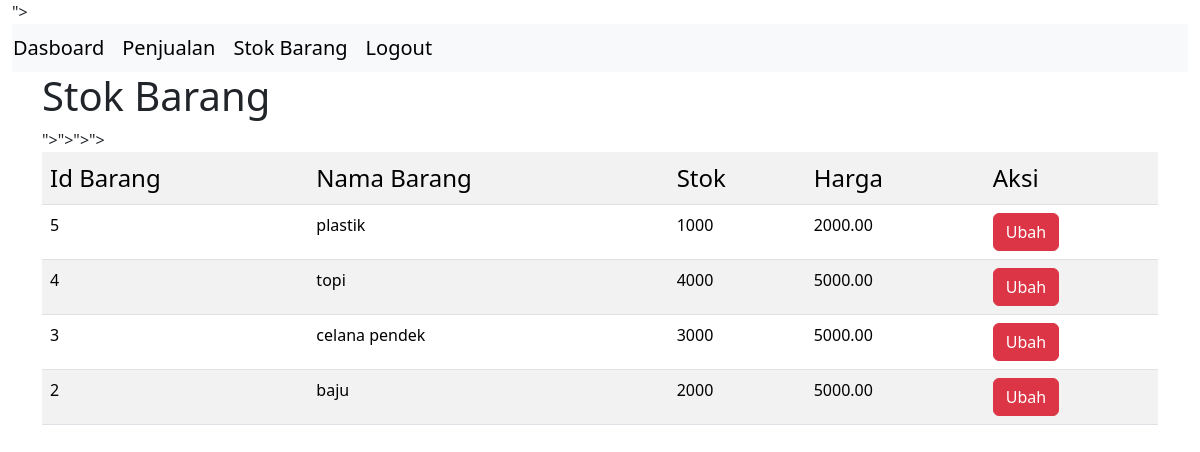
Page /petugas/v_stok_barang.php (signed in) on the committed database.
### tables this page shows
CREATE TABLE `tb_barang` (
  `id_barang` int(11) NOT NULL,
  `nama_barang` varchar(255) NOT NULL,
  `stok_barang` int(11) NOT NULL,
  `harga_barang` decimal(10,2) NOT NULL
);

### petugas/v_stok_barang.php (the view, shortened to what this page needs)
<!DOCTYPE html>
<html lang="en">
<head>
  <link rel="stylesheet" href="https://cdn.jsdelivr.net/npm/bootstrap@5.3.3/dist/css/bootstrap.min.css">
</head>
<body>
  <?php include "navbar.php" ?>
  <div class="container">
  <h1>Stok Barang</h1>
  <table class="table table-striped">
    <tr>
      <td class="fs-4">Id Barang</td>
      <td class="fs-4">Nama Barang</td>
      <td class="fs-4">Stok</td>
      <td class="fs-4">Harga</td>
      <td class="fs-4" colspan="2">Aksi</td>
    </tr>
    <?php
    include "../config.php";
    $sql = mysqli_query($koneksi, 'SELECT * FROM tb_barang ORDER BY id_barang DESC');
    foreach ($sql as $barang) {
    ?>
      <tr>
        <td><?= $barang['id_barang'] ?></td>
        <td><?= $barang['nama_barang'] ?></td>
        <td><?= $barang['stok_barang'] ?></td>
        <td><?= $barang['harga_barang'] ?></td>
        <td><a href="v_ubah_barang.php?id_barang=<?= $barang['id_barang'] ?>" class="btn btn-danger" >Ubah</a></td>
      </tr>
    <?php } ?>
  </table>
  </div>
</body>
</html>

### petugas/navbar.php (shortened to what this page needs)
<!DOCTYPE html>
<html lang="en">
<head>
  <link rel="stylesheet" href="https://cdn.jsdelivr.net/npm/bootstrap@5.3.3/dist/css/bootstrap.min.css">
</head>
<body>
<div class="container-fluid">
  <table class="navbar navbar-expand-lg bg-body-tertiary">
    <tr>
      <td><a href="index.php" class="navbar-brand">Dasboard </a></td>
      <td><a href="v_penjualan.php" class="navbar-brand">Penjualan </a></td>
      <td><a href="v_stok_barang.php" class="navbar-brand">Stok Barang </a></td>
      <td><a href="logout.php" class="navbar-brand">Logout </a></td>
    </tr>
  </table>
</div>
</body>
</html>

### rows in the picture
tb_barang: id_barang "5", nama_barang "plastik", stok_barang "1000", harga_barang "2000.00"
tb_barang: id_barang "4", nama_barang "topi", stok_barang "4000", harga_barang "5000.00"
tb_barang: id_barang "3", nama_barang "celana pendek", stok_barang "3000", harga_barang "5000.00"
tb_barang: id_barang "2", nama_barang "baju", stok_barang "2000", harga_barang "5000.00"
